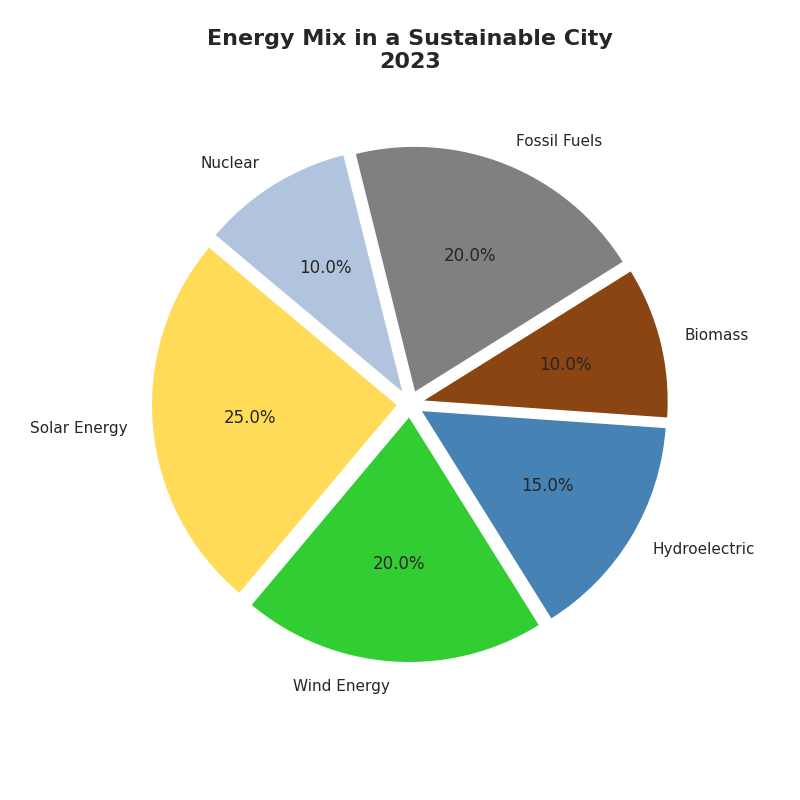

Python code for this plot:
import matplotlib.pyplot as plt

energy_sources = ['Solar Energy', 'Wind Energy', 'Hydroelectric', 'Biomass', 'Fossil Fuels', 'Nuclear']
energy_distribution = [25, 20, 15, 10, 20, 10]
colors = ['#FFDB58', '#32CD32', '#4682B4', '#8B4513', '#808080', '#B0C4DE']

fig, ax = plt.subplots(figsize=(8, 8))

ax.pie(
    energy_distribution, labels=energy_sources, colors=colors,
    autopct='%1.1f%%', startangle=140, explode=(0.05, 0.05, 0.05, 0.05, 0.05, 0.05)
)

ax.set_title('Energy Mix in a Sustainable City\n2023', fontsize=16, fontweight='bold', pad=20)

plt.show()
